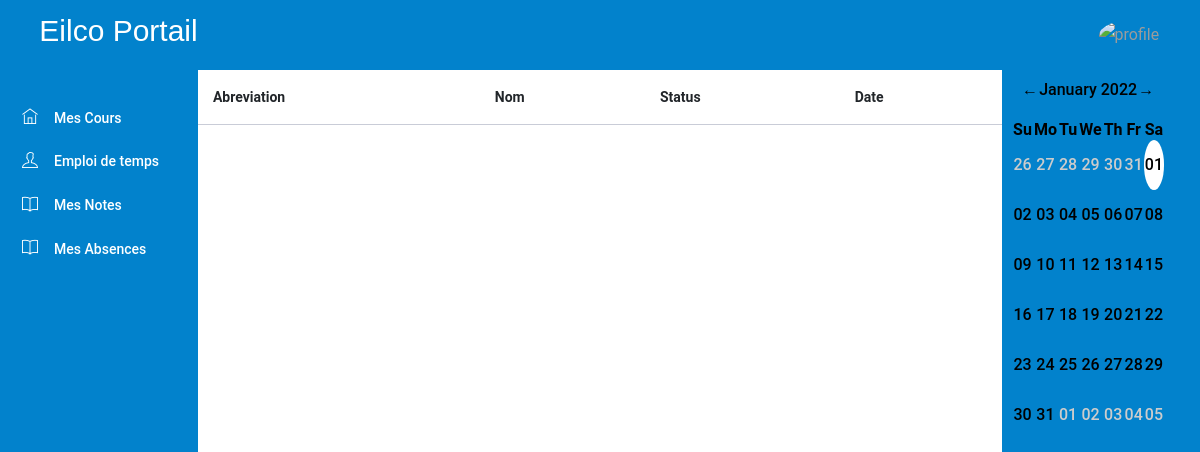
Before: /PL/pages/student/absence.php (signed in) with the older database file.
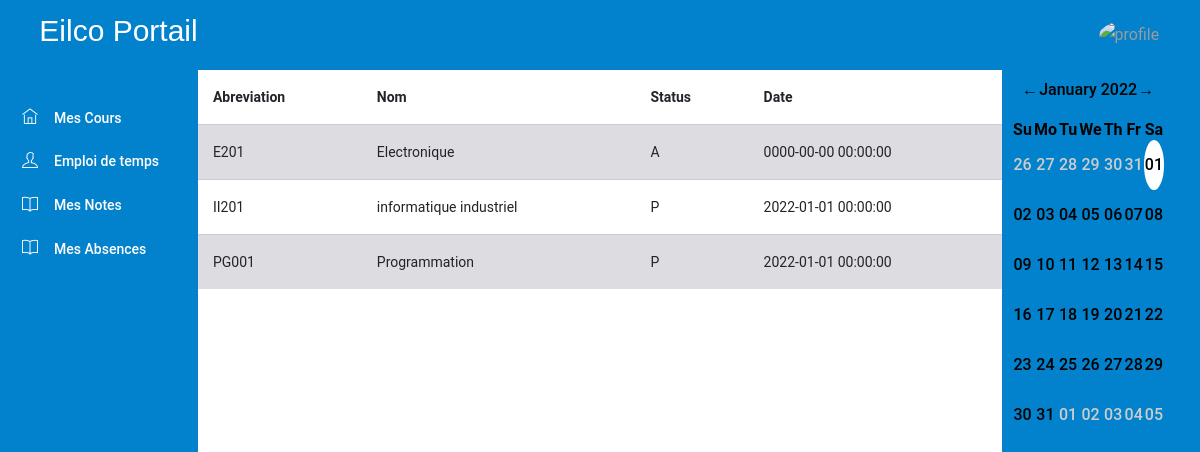
After: the same page with the newer database file.
### tables this page shows
CREATE TABLE `presence` (
  `etudiant_id` int NOT NULL,
  `cours_id` int NOT NULL,
  `status` char(1) NOT NULL,
  `date` datetime NOT NULL,
  KEY `etudiant_idx` (`etudiant_id`),
  KEY `cours_idx` (`cours_id`),
  CONSTRAINT `cour_presence` FOREIGN KEY (`cours_id`) REFERENCES `cours` (`idcours`),
  CONSTRAINT `etudiant_presence` FOREIGN KEY (`etudiant_id`) REFERENCES `users` (`iduser`)
);

CREATE TABLE `cours` (
  `idcours` int NOT NULL AUTO_INCREMENT,
  `nom` varchar(45) NOT NULL,
  `abreviation` varchar(45) NOT NULL,
  `prof_id` int NOT NULL,
  `credits` int NOT NULL,
  `formation_id` int NOT NULL,
  PRIMARY KEY (`idcours`),
  KEY `prof_idx` (`prof_id`),
  KEY `classe_cour_idx` (`formation_id`),
  CONSTRAINT `formation_cour` FOREIGN KEY (`formation_id`) REFERENCES `formation` (`idformation`),
  CONSTRAINT `prof_cour` FOREIGN KEY (`prof_id`) REFERENCES `users` (`iduser`)
);

### DAL/userRepository.php (called while the page is built, shortened)
<?php
require_once(__DIR__ . "/../DTO/presence.php");
function getAttendence($student_id)
{
    $conn = openConnection();
    $presences = null;
    $query = "SELECT * from presence where etudiant_id=?;";
    $stmt = $conn->prepare($query);
    $stmt->bind_param("i", $student_id);
    $stmt->execute();
    $result = $stmt->get_result();
    if (mysqli_num_rows($result) == false) {
        return null;
    }
    $i = 0;
    while ($row = mysqli_fetch_array($result)) {
        $presence = new presence();
        $presence->setCourId($row["cours_id"]);
        $presence->setEtudiantId($row["etudiant_id"]);
        $presence->setStatus($row["status"]);
        $presence->setDate($row["date"]);
        $presences[$i] = $presence;
        $i++;
    }
    return $presences;
}

### BLL/usersManager.php (called while the page is built, shortened)
<?php
require(__DIR__."/../DAL/userRepository.php");
function getPresence($student_id) {
    return getAttendence($student_id);
}

### DAL/coursRepository.php (called while the page is built, shortened)
<?php
require_once(__DIR__ . "/../DTO/cour.php");
function getCoursId($cour_id)
{
    $conn = openConnection();
    $cour = null;
    $query = "select * from cours where idcours=?;";
    $stmt = $conn->prepare($query);
    $stmt->bind_param("i", $cour_id);
    $stmt->execute();
    $result = $stmt->get_result();
    if ($row = mysqli_fetch_array($result)) {
        $cour = new cour();
        $cour->setId($row["idcours"]);
        $cour->setNom($row["nom"]);
        $cour->setAbreviation($row["abreviation"]);
        $cour->setProf_id($row["prof_id"]);
        $cour->setFormation_id($row["formation_id"]);
        $cour->setNb_credits($row["credits"]);
    }
    return $cour;
}

### BLL/coursManager.php (called while the page is built, shortened)
<?php
require(__DIR__."/../DAL/coursRepository.php");
function getCoursbyId($cour_id)
{
    return getCoursId($cour_id);
}
?>

### DTO/cour.php (called while the page is built, shortened)
<?php
class cour{
    private $nom;
    private $abreviation;
    public function getNom() {
        return $this->nom;
    }
    public function setNom($nom) {
        $this->nom = $nom;
    }
    public function getAbreviation() {
        return $this->abreviation;
    }
    public function setAbreviation($abreviation) {
        $this->abreviation = $abreviation;
    }
}
?>

### DTO/presence.php (called while the page is built, shortened)
<?php
class presence
{
    private $status;
    private $date;
    public function getStatus()
    {
        return $this->status;
    }
    public function setStatus($status)
    {
        $this->status = $status;
    }
    public function getDate()
    {
        return $this->date;
    }
    public function setDate($date)
    {
        $this->date = $date;
    }
}

### PL/pages/student/absence.php (the view, shortened to what this page needs)
<!DOCTYPE html>
<html lang="en">
<head>
    <link rel="stylesheet" href="../../assets/vendors/ti-icons/css/themify-icons.css">
    <link rel="stylesheet" href="../../styles/admin_page.css">
    <link rel="stylesheet" href="../../styles/rome.css">
</head>
<body>
    <div class="container-scroller">
        <nav class="navbar col-lg-12 col-12 p-0 fixed-top d-flex flex-row">
            <div class="text-center navbar-brand-wrapper d-flex align-items-center justify-content-center">
                <h3 style="color: white; font-family: 'Gill Sans', 'Gill Sans MT', Calibri, 'Trebuchet MS', sans-serif;">
                    Eilco Portail</h3>
            </div>
            <div class="navbar-menu-wrapper d-flex align-items-center justify-content-end">
                <ul class="navbar-nav navbar-nav-right">
                    <li class="nav-item nav-profile dropdown">
                        <a class="nav-link dropdown-toggle" href="#" data-toggle="dropdown" id="profileDropdown">
                            <img src="images/faces/face28.jpg" alt="profile" />
                        </a>
                    </li>
                </ul>
            </div>
        </nav>
        <div class="container-fluid page-body-wrapper">
            <nav class="sidebar sidebar-offcanvas" id="sidebar">
                <ul class="nav">
                    <li class="nav-item">
                        <a class="nav-link" href="student_page.php">
                            <i class="ti-home menu-icon"></i>
                            <span class="menu-title">Mes Cours</span>
                        </a>
                    </li>
                    <li class="nav-item">
                        <a class="nav-link" href="edt.php">
                            <i class="ti-user menu-icon"></i>
                            <span class="menu-title">Emploi de temps </span>
                        </a>
                    </li>
                    <li class="nav-item">
                        <a class="nav-link" href="notes.php">
                            <i class="ti-book menu-icon"></i>
                            <span class="menu-title">Mes Notes</span>
                        </a>
                    </li>
                    <li class="nav-item">
                        <a class="nav-link" href="absence.php">
                            <i class="ti-book menu-icon"></i>
                            <span class="menu-title">Mes Absences</span>
                        </a>
                    </li>
                </ul>
            </nav>
            <div class="main-panel">
                <div class="content-wrapper">
                    <table class="table table-striped">
                        <?php
                        require('../../../BLL/usersManager.php');
                        require('../../../BLL/coursManager.php');
                        $u = unserialize($_SESSION['loggeduser']);
                        $presences = getPresence($u->getId());
                        echo
                        "<thead>" .
                            "<tr>" .
                            "<th>" .
                            "Abreviation" .
                            "</th>" .
                            "<th>" .
                            "Nom" .
                            "</th>" .
                            "<th>" .
                            "Status" .
                            "</th>" .
                            "<th>" .
                            "Date" .
                            "</th>" .
                            "</tr>" .
                            "</thead>";
                        for ($i = 0; $i < count($presences); $i++) {
                            echo "<tr>"
                                . "<td>".getCoursbyId($presences[$i]->getCourId())->getAbreviation()."</td>"
                                . "<td>" . getCoursbyId($presences[$i]->getCourId())->getNom(). "</td>"
                                . "<td>" . $presences[$i]->getStatus() . "</td>"
                                . "<td>" . $presences[$i]->getDate() . "</td>"
                                . "</tr>";
                        }
                        ?>
                    </table>
                </div>
            </div>
            <nav class="sidebar calendarbar" id="sidebar">
                <form action="#" class="row">
                    <div class="col-md-12">
                        <div id="inline_cal"></div>
                    </div>
                </form>
        </div>
    </div>
</body>
</html>

Changed rows visible on the page:
added presence: cours_id.credits "E201", cours_id.credits "Electronique", status "A", date "0000-00-00 00:00:00"
added presence: cours_id.credits "II201", cours_id.credits "informatique industriel", status "P", date "2022-01-01 00:00:00"
added presence: cours_id.credits "PG001", cours_id.credits "Programmation", status "P", date "2022-01-01 00:00:00"
